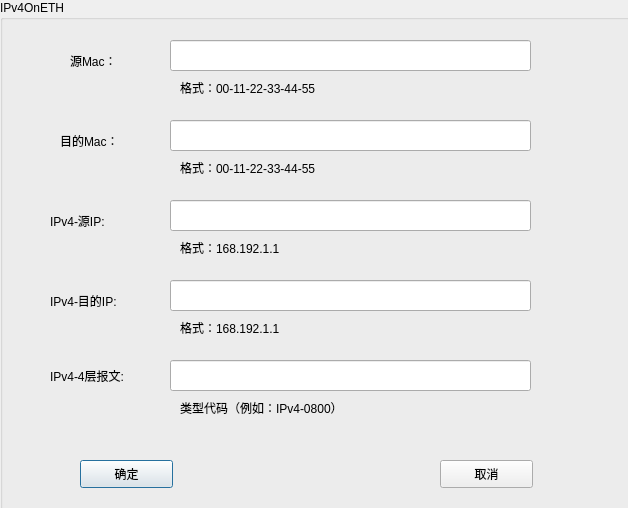
<?xml version="1.0" encoding="UTF-8"?>
<ui version="4.0">
 <class>IPv4oETH</class>
 <widget class="QDialog" name="IPv4oETH">
  <property name="geometry">
   <rect>
    <x>0</x>
    <y>0</y>
    <width>628</width>
    <height>508</height>
   </rect>
  </property>
  <property name="windowTitle">
   <string>Dialog</string>
  </property>
  <widget class="QGroupBox" name="groupBox">
   <property name="geometry">
    <rect>
     <x>0</x>
     <y>0</y>
     <width>631</width>
     <height>511</height>
    </rect>
   </property>
   <property name="title">
    <string>IPv4OnETH</string>
   </property>
   <widget class="QLabel" name="label">
    <property name="geometry">
     <rect>
      <x>60</x>
      <y>130</y>
      <width>72</width>
      <height>21</height>
     </rect>
    </property>
    <property name="text">
     <string>目的Mac：</string>
    </property>
   </widget>
   <widget class="QLineEdit" name="lineEdit_ETH_SMAC">
    <property name="geometry">
     <rect>
      <x>170</x>
      <y>40</y>
      <width>361</width>
      <height>31</height>
     </rect>
    </property>
   </widget>
   <widget class="QLabel" name="label_2">
    <property name="geometry">
     <rect>
      <x>180</x>
      <y>80</y>
      <width>341</width>
      <height>16</height>
     </rect>
    </property>
    <property name="text">
     <string>格式：00-11-22-33-44-55</string>
    </property>
   </widget>
   <widget class="QLineEdit" name="lineEdit_ETH_DMAC">
    <property name="geometry">
     <rect>
      <x>170</x>
      <y>120</y>
      <width>361</width>
      <height>31</height>
     </rect>
    </property>
   </widget>
   <widget class="QLabel" name="label_3">
    <property name="geometry">
     <rect>
      <x>70</x>
      <y>50</y>
      <width>51</width>
      <height>21</height>
     </rect>
    </property>
    <property name="text">
     <string>源Mac：</string>
    </property>
   </widget>
   <widget class="QLabel" name="label_4">
    <property name="geometry">
     <rect>
      <x>180</x>
      <y>160</y>
      <width>341</width>
      <height>16</height>
     </rect>
    </property>
    <property name="text">
     <string>格式：00-11-22-33-44-55</string>
    </property>
   </widget>
   <widget class="QLabel" name="label_5">
    <property name="geometry">
     <rect>
      <x>180</x>
      <y>240</y>
      <width>231</width>
      <height>16</height>
     </rect>
    </property>
    <property name="text">
     <string>格式：168.192.1.1</string>
    </property>
   </widget>
   <widget class="QLabel" name="label_6">
    <property name="geometry">
     <rect>
      <x>50</x>
      <y>200</y>
      <width>91</width>
      <height>41</height>
     </rect>
    </property>
    <property name="text">
     <string>IPv4-源IP:</string>
    </property>
   </widget>
   <widget class="QLabel" name="label_7">
    <property name="geometry">
     <rect>
      <x>180</x>
      <y>400</y>
      <width>341</width>
      <height>16</height>
     </rect>
    </property>
    <property name="text">
     <string>类型代码（例如：IPv4-0800）</string>
    </property>
   </widget>
   <widget class="QLineEdit" name="lineEdit_IPv4_DIP">
    <property name="geometry">
     <rect>
      <x>170</x>
      <y>280</y>
      <width>361</width>
      <height>31</height>
     </rect>
    </property>
   </widget>
   <widget class="QLineEdit" name="lineEdit_IPv4_L4">
    <property name="geometry">
     <rect>
      <x>170</x>
      <y>360</y>
      <width>361</width>
      <height>31</height>
     </rect>
    </property>
   </widget>
   <widget class="QLabel" name="label_8">
    <property name="geometry">
     <rect>
      <x>50</x>
      <y>290</y>
      <width>101</width>
      <height>21</height>
     </rect>
    </property>
    <property name="text">
     <string>IPv4-目的IP:</string>
    </property>
   </widget>
   <widget class="QLineEdit" name="lineEdit_IPv4_SIP">
    <property name="geometry">
     <rect>
      <x>170</x>
      <y>200</y>
      <width>361</width>
      <height>31</height>
     </rect>
    </property>
   </widget>
   <widget class="QLabel" name="label_9">
    <property name="geometry">
     <rect>
      <x>50</x>
      <y>360</y>
      <width>111</width>
      <height>31</height>
     </rect>
    </property>
    <property name="text">
     <string>IPv4-4层报文:</string>
    </property>
   </widget>
   <widget class="QLabel" name="label_10">
    <property name="geometry">
     <rect>
      <x>180</x>
      <y>320</y>
      <width>231</width>
      <height>16</height>
     </rect>
    </property>
    <property name="text">
     <string>格式：168.192.1.1</string>
    </property>
   </widget>
   <widget class="QPushButton" name="pushButton_ok">
    <property name="geometry">
     <rect>
      <x>80</x>
      <y>460</y>
      <width>93</width>
      <height>28</height>
     </rect>
    </property>
    <property name="text">
     <string>确定</string>
    </property>
   </widget>
   <widget class="QPushButton" name="pushButton_cancel">
    <property name="geometry">
     <rect>
      <x>440</x>
      <y>460</y>
      <width>93</width>
      <height>28</height>
     </rect>
    </property>
    <property name="text">
     <string>取消</string>
    </property>
   </widget>
  </widget>
 </widget>
 <resources/>
 <connections/>
</ui>
